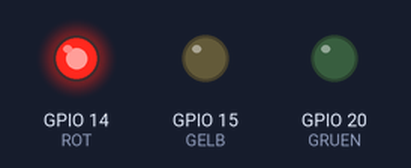
A program run on a simulated Raspberry Pi (BCM pin numbers). Parts: output pins drawn as LEDs (lit = HIGH). At 5.0 s the program stops and its outputs stay as they are.

Above: at 0.1 s.
At 2.1 s:
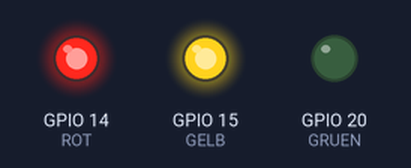
At 3.1 s:
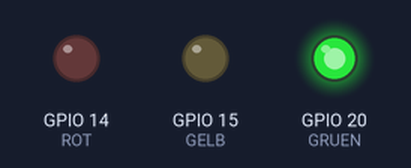
At 5.1 s:
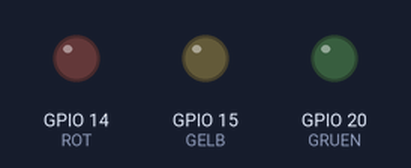
Timing chart, 0 to 6.5 s (numbered marks = the images above):
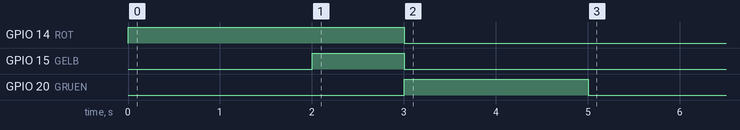

Measured:
- by itself, GPIO 14 (ROT): LOW → HIGH at 0.00 s, → LOW 3.0 s later
- by itself, GPIO 15 (GELB): LOW → HIGH at 2.0 s, → LOW 1.0 s later
- by itself, GPIO 20 (GRUEN): LOW → HIGH at 3.0 s, → LOW 2.0 s later

The program:

traffic_light_test.py
```python
"""

    Pick-by-Light System
    -----------------------------------------------------------------------------------
    Test program for Raspberry Pi to control a traffic light module.

    The circuit shown in 'setup_traffic_light_test.pdf' was set up for this test.

    The test first turns on the red LED for 2 seconds,
    then the red and yellow LEDs for one second,
    and finally the green LED for one second before all LEDs are turned off again.

    Author: Andreas Katzenberger
    Date: 2026-02-22

"""

import time

import pigpio


def traffic_light_phase(red: int, yellow: int, green: int) -> None:
    pi.write(ROT, red)
    pi.write(GELB, yellow)
    pi.write(GRUEN, green)


# Initialization
pi: pigpio.pi = pigpio.pi()
if not pi.connected:
    raise RuntimeError("pigpio daemon not accessible")

# Define pins
ROT = 14
GELB = 15
GRUEN = 20

# Set pins as output
for pin in [ROT, GELB, GRUEN]:
    pi.set_mode(pin, pigpio.OUTPUT)

try:
    # Example: Red phase
    traffic_light_phase(1, 0, 0)
    time.sleep(2)

    # Example: Yellow-red (preparation)
    traffic_light_phase(1, 1, 0)
    time.sleep(1)

    # Example: Green
    traffic_light_phase(0, 0, 1)
    time.sleep(2)

finally:
    # Turn off all lights when exiting
    traffic_light_phase(0, 0, 0)
    pi.stop()
```
